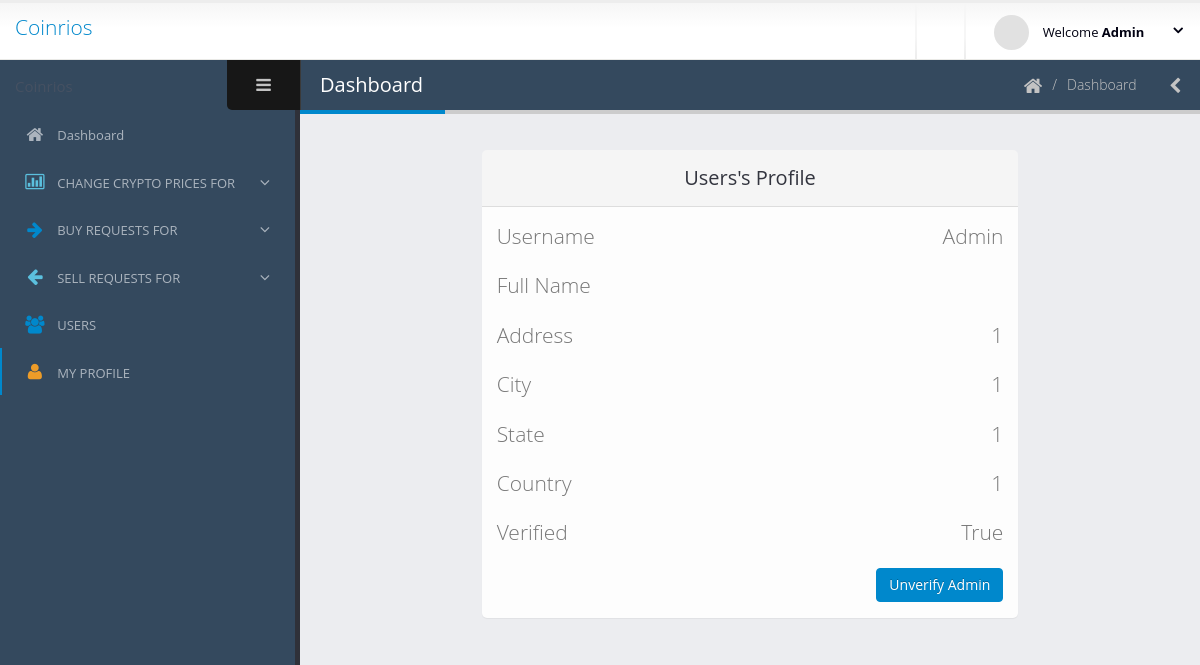
Page /administrator/user-profile/1/ (signed in) on the committed database.
### login/models.py (models this page shows)
class User(AbstractUser):
    is_administrator = models.BooleanField(default=False)
    is_registered_user = models.BooleanField(default=False)
    address = models.CharField(max_length=200)
    city = models.CharField(max_length=200)
    state = models.CharField(max_length=200)
    country = models.CharField(max_length=200)
    is_verified = models.BooleanField(default=False)
    confirmed_email = models.BooleanField(default=False)
    drivers_license_or_international_passport_or_national_id_card = models.FileField(validators=[validate_file_size])
    utility_bill = models.FileField(validators=[validate_file_size])

### administrator/views.py (the view)
# urls.py: path('user-profile/<pk>/', views.RegisteredUserProfile.as_view(), name='registered_user_profile'),
@method_decorator([login_required(), administrator_required()], name='dispatch')
class RegisteredUserProfile(DetailView):
    model = User
    template_name = 'administrator/profileOfUser.html'

### administrator/templates/administrator/profileOfUser.html (shortened to what this page needs)
{% extends 'administrator/base.html' %}
{% load static %}
{% block navLinks %}
<li>
    <a href="{% url 'administrator:adminDashboard' %}">
        <i class="fa fa-home" aria-hidden="true"></i>
        <span>Dashboard</span>
    </a>
</li>
<li class="nav-parent">
    <a>
        <i class="text-info fa fa-bar-chart-o" aria-hidden="true"></i>
        <span>CHANGE CRYPTO PRICES FOR</span>
    </a>
</li>
<li class="nav-parent">
    <a>
        <i class="text-primary fa fa-arrow-right" aria-hidden="true"></i>
        <span>BUY REQUESTS FOR</span>
    </a>
</li>
<li class="nav-parent">
    <a>
        <i class="text-info fa fa-arrow-left" aria-hidden="true"></i>
        <span>SELL REQUESTS FOR</span>
    </a>
</li>
<li>
    <a href="{% url 'administrator:registered_users' %}">
        <i class="text-primary fa fa-users" aria-hidden="true"></i>
        <span>USERS</span>
    </a>
</li>
<li class="nav-active">
    <a href="{% url 'administrator:registered_user_profile' user.pk %}">
        <i class="text-warning fa fa-user" aria-hidden="true"></i>
        <span>MY PROFILE</span>
    </a>
</li>
{% endblock %} {% block body %}
<div class="row">
    <div class="col-md-2"></div>
    <div class="col-md-8">
        <div class="panel panel-default">
            <div class="panel-heading">
                <div class="panel-title text-center">Users's Profile</div>
            </div>
            <div class="panel-body">
                <p class="lead">Username <span class="pull-right">{{ user.username }}</span></p>
                <p class="lead">Full Name </p>
                <p class="lead">Address <span class="pull-right">{{ user.address }}</span></p>
                <p class="lead">City <span class="pull-right">{{ user.city }}</span></p>
                <p class="lead">State <span class="pull-right">{{ user.state }}</span></p>
                <p class="lead">Country <span class="pull-right">{{ user.country }}</span></p>
                <p class="lead">Verified <span class="pull-right">{{ user.is_verified }}</span></p>
                {% if user.is_verified %}
                <a href="{% url 'administrator:verify_registered_user' user.pk %}" class="hugoBtn btn-primary pull-right">Unverify {{ user }}</a>
                {% else %}
                <a href="{% url 'administrator:verify_registered_user' user.pk %}" class="hugoBtn btn-danger pull-right">Verify {{ user }}</a>
                {% endif %}
            </div>
        </div>
    </div>
    <div class="col-md-2"></div>
</div>
{% endblock %}

### administrator/templates/administrator/base.html (shortened to what this page needs)
<!doctype html>
<html class="fixed">
	<head>
        {% load static %}
		<link rel="stylesheet" href="{% static 'administrator/css/bootstrap-1.css' %}" />
		<link rel="stylesheet" href="{% static 'administrator/css/font-awesome/css/font-awesome.css' %}" />
		<link rel="stylesheet" href="{% static 'administrator/css/magnific-popup/magnific-popup.css' %}" />
		<link rel="stylesheet" href="{% static 'administrator/css/theme.css' %}" />
		<link rel="stylesheet" href="{% static 'administrator/css/skins/default.css' %}" />
		<link rel="stylesheet" href="{% static 'administrator/css/hugoFramework.css' %}" />
	</head>
	<body>
    {% if user.is_authenticated %}
        <section class="body">
			<header class="header">
				<div class="logo-container">
					<a href="#" class="logo">
						<p class="lead">Coinrios</p>
					</a>
				</div>
				<div class="header-right">
					<span class="separator"></span>
					<span class="separator"></span>
					<div id="userbox" class="userbox">
						<a href="#" data-toggle="dropdown">
							<figure class="profile-picture">
								<img src="{% static 'administrator/img/!logged-user.jpg' %}" alt="Logged User" class="img-circle" data-lock-picture="{% static 'administrator/img/!logged-user.jpg' %}"/>
							</figure>
							<div class="profile-info" data-lock-name="{{ user }}" data-lock-email="{{ user.email }}">
                                <span class="name">Welcome <strong>{{ user }}</strong></span>
							</div>
							<i class="fa custom-caret"></i>
						</a>
					</div>
				</div>
			</header>
			<div class="inner-wrapper">
				<aside id="sidebar-left" class="sidebar-left">
					<div class="sidebar-header">
						<div class="sidebar-title">
						</div>
						<div class="sidebar-toggle hidden-xs" data-toggle-class="sidebar-left-collapsed" data-target="html" data-fire-event="sidebar-left-toggle">
							<i class="fa fa-bars" aria-label="Toggle sidebar"></i>
						</div>
					</div>
					<div class="nano">
						<div class="nano-content">
							<nav id="menu" class="nav-main" role="navigation">
								<ul class="nav nav-main">
                                    {% block navLinks %}{% endblock %}
								</ul>
							</nav>
						</div>
					</div>
				</aside>
				<section role="main" class="content-body">
					<header class="page-header">
						<h2>Dashboard</h2>
						<div class="right-wrapper pull-right">
							<ol class="breadcrumbs">
								<li>
									<a>
										<i class="fa fa-home"></i>
									</a>
								</li>
								<li><span>Dashboard</span></li>
							</ol>
							<a class="sidebar-right-toggle" data-open="sidebar-right"><i class="fa fa-chevron-left"></i></a>
						</div>
					</header>
                    {% block body %}{% endblock %}
		</section>
    {% else %}
        <h1>Sorry Please <a href="{% url 'login' %}">Login</a></h1>
    {% endif %}
	</body>
</html>

### administrator/static/administrator/css/skins/default.css (style rules this page uses)
a, .btn-link { color: #0088cc; }
body .btn-primary { color: #ffffff; text-shadow: 0 -1px 0 rgba(0, 0, 0, 0.25); background-color: #0088cc; border-color: #0088cc; }
.text-primary { color: #0088cc !important; }
.page-header h2 { border-bottom-color: #0088cc; }
ul.nav-main > li.nav-active > a { box-shadow: 2px 0 0 #0088cc inset; }

### administrator/static/administrator/css/hugoFramework.css (style rules this page uses)
.hugoBtn { text-decoration:none !important; margin-bottom: 1px; font-weight: normal; text-align: center; touch-action: manipulation; cursor: pointer; background-image: none; border: 1px solid transparent; white-space: nowrap; padding: 6px 12px; font-size: 14px; line-height: 1.42857143; border-radius: 4px; -webkit-user-select: none; -moz-user-select: none; -ms-user-select: none; }

### rows in the picture
User: username "Admin", address "1", city "1", state "1", country "1", is_verified "True"
